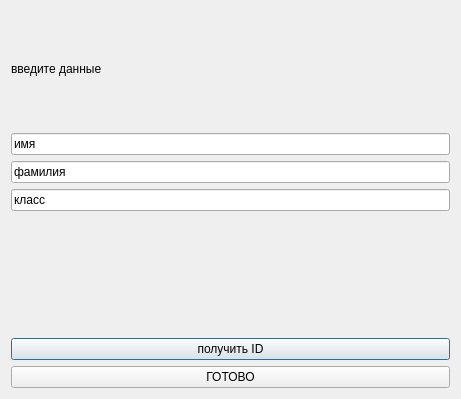
<?xml version="1.0" encoding="UTF-8"?>
<ui version="4.0">
 <class>New_student</class>
 <widget class="QDialog" name="New_student">
  <property name="geometry">
   <rect>
    <x>0</x>
    <y>0</y>
    <width>461</width>
    <height>399</height>
   </rect>
  </property>
  <property name="windowTitle">
   <string>Dialog</string>
  </property>
  <layout class="QVBoxLayout" name="verticalLayout">
   <item>
    <widget class="QLabel" name="label">
     <property name="text">
      <string>введите данные</string>
     </property>
    </widget>
   </item>
   <item>
    <widget class="QLineEdit" name="form">
     <property name="text">
      <string>имя</string>
     </property>
    </widget>
   </item>
   <item>
    <widget class="QLineEdit" name="dateofbirth">
     <property name="text">
      <string>фамилия</string>
     </property>
    </widget>
   </item>
   <item>
    <widget class="QLineEdit" name="monthofbirth">
     <property name="text">
      <string>класс</string>
     </property>
    </widget>
   </item>
   <item>
    <widget class="QLabel" name="label_2">
     <property name="text">
      <string/>
     </property>
    </widget>
   </item>
   <item>
    <widget class="QPushButton" name="pushButton">
     <property name="text">
      <string>получить ID</string>
     </property>
    </widget>
   </item>
   <item>
    <widget class="QPushButton" name="pushButton_3">
     <property name="text">
      <string>ГОТОВО</string>
     </property>
    </widget>
   </item>
  </layout>
 </widget>
 <resources/>
 <connections/>
</ui>
